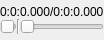
<?xml version="1.0" encoding="UTF-8"?>
<ui version="4.0">
 <class>MainWindow</class>
 <widget class="QMainWindow" name="MainWindow">
  <property name="geometry">
   <rect>
    <x>0</x>
    <y>0</y>
    <width>103</width>
    <height>40</height>
   </rect>
  </property>
  <property name="focusPolicy">
   <enum>Qt::StrongFocus</enum>
  </property>
  <property name="windowTitle">
   <string>MainWindow</string>
  </property>
  <widget class="QWidget" name="centralWidget">
   <layout class="QVBoxLayout" name="verticalLayout">
    <property name="spacing">
     <number>0</number>
    </property>
    <property name="leftMargin">
     <number>0</number>
    </property>
    <property name="topMargin">
     <number>0</number>
    </property>
    <property name="rightMargin">
     <number>0</number>
    </property>
    <property name="bottomMargin">
     <number>0</number>
    </property>
    <item>
     <layout class="QVBoxLayout" name="mainLayout">
      <property name="spacing">
       <number>0</number>
      </property>
      <property name="sizeConstraint">
       <enum>QLayout::SetMinimumSize</enum>
      </property>
      <item>
       <layout class="QHBoxLayout" name="horizontalLayout">
        <property name="sizeConstraint">
         <enum>QLayout::SetMinimumSize</enum>
        </property>
        <item>
         <widget class="QLabel" name="currentTime">
          <property name="sizePolicy">
           <sizepolicy hsizetype="Preferred" vsizetype="Fixed">
            <horstretch>0</horstretch>
            <verstretch>0</verstretch>
           </sizepolicy>
          </property>
          <property name="text">
           <string>0:0:0.000/0:0:0.000</string>
          </property>
         </widget>
        </item>
       </layout>
      </item>
      <item>
       <layout class="QHBoxLayout" name="sliders">
        <property name="spacing">
         <number>0</number>
        </property>
        <property name="sizeConstraint">
         <enum>QLayout::SetMinimumSize</enum>
        </property>
        <item>
         <widget class="QSlider" name="timeSlider">
          <property name="focusPolicy">
           <enum>Qt::NoFocus</enum>
          </property>
          <property name="orientation">
           <enum>Qt::Horizontal</enum>
          </property>
         </widget>
        </item>
        <item>
         <widget class="Line" name="line">
          <property name="orientation">
           <enum>Qt::Vertical</enum>
          </property>
         </widget>
        </item>
        <item>
         <widget class="QSlider" name="volumeSlider">
          <property name="sizePolicy">
           <sizepolicy hsizetype="Fixed" vsizetype="Fixed">
            <horstretch>0</horstretch>
            <verstretch>0</verstretch>
           </sizepolicy>
          </property>
          <property name="focusPolicy">
           <enum>Qt::NoFocus</enum>
          </property>
          <property name="orientation">
           <enum>Qt::Horizontal</enum>
          </property>
         </widget>
        </item>
       </layout>
      </item>
     </layout>
    </item>
   </layout>
  </widget>
 </widget>
 <layoutdefault spacing="6" margin="11"/>
 <resources/>
 <connections/>
</ui>
